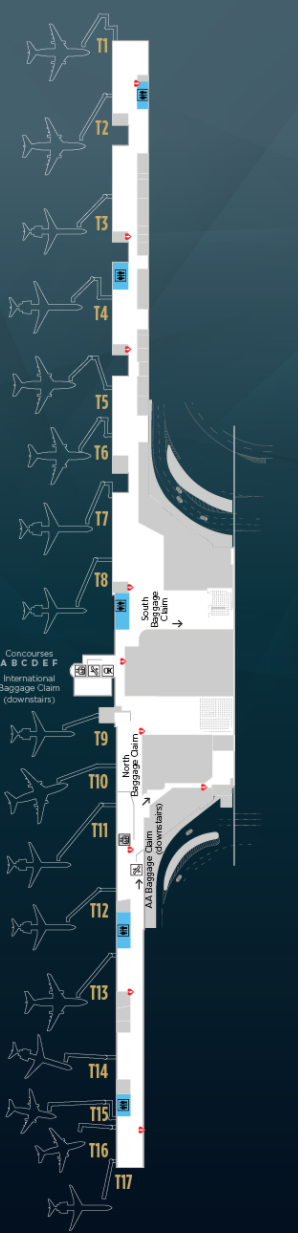
#> input picture app/maps/atl-2.png, 298 x 1233 px
$ python map-graph.py
#> lines starting #> are read from the running program, lines starting #| are printed output that depends on the picture; after the words box and inside, x2 and y2 are one past the last pixel; in counts of white or black regions, pixels touching at a corner belong together
import numpy as np
import cv2
import random
import math

# running virtual environment on windows
###############################################
# virtualenv env
# .\env\Scripts\activate.bat
# python app.py

# read the image file
img = cv2.imread('maps/atl-2.png', 2)
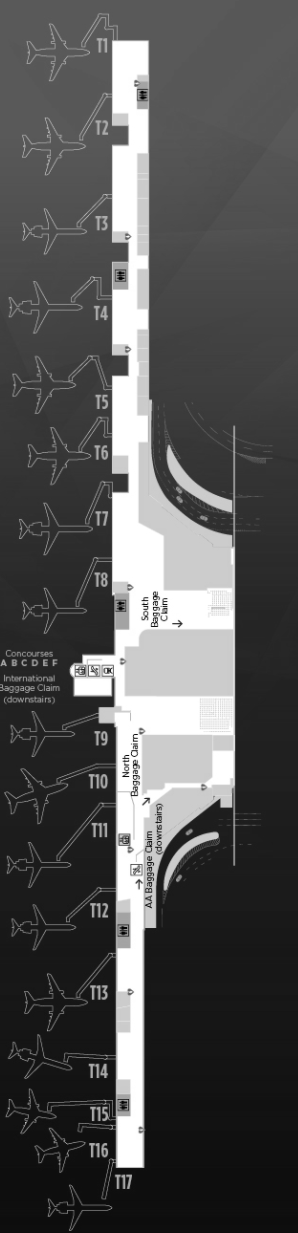
#> img: shape (1233, 298); min 0, max 255, mean 82.9

# convert to binary image
ret, bw_img = cv2.threshold(img, 254, 255, cv2.THRESH_BINARY)
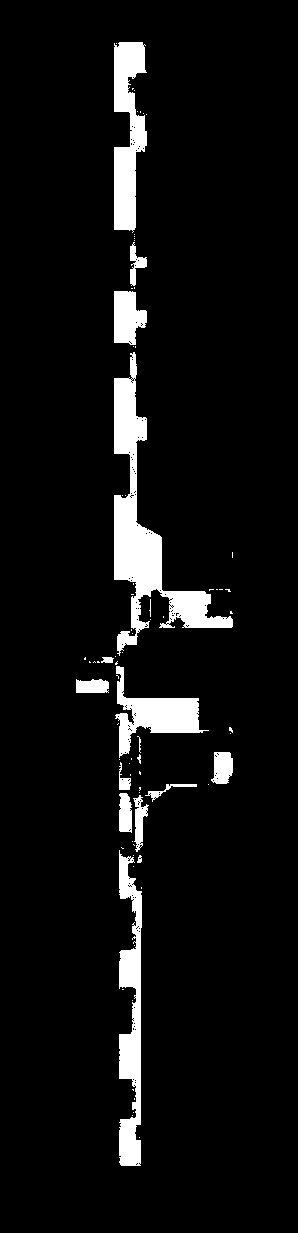
#> bw_img: shape (1233, 298); 6.5% white; 79 white regions (63 under 20 px), largest, box (x1, y1, x2, y2) and area: (114, 352, 233, 656) 8216, (119, 850, 142, 1166) 4346, (114, 42, 147, 233) 4051

# take a random sample of widths
width = 0
for i in range(100):
    index = random.randint(0,len(bw_img)-1)
    first = np.where(bw_img[index]==255)
    if (first[0].size != 0):
        width += first[0][-1] - first[0][0]
#> this loop made 100 passes
#> (index, first, width) on passes 6, 13, 14, 19, 25, 31, 35, 44, 47, 51: (995, ([134, 135, 136, 137, 138, 139, 140],), 148), (1033, ([131, 132, 133, 134, 135, 136, 137, 138, 139, 140],), 435), (285, ([131, 133, 134],), 438), (1090, ([133, 135, 136, 137, 138, 139, 140],), 535), (676, ([118, 121, 122, 123],), 630), (647, ([117, 118, 119, 120, 121, 122, 123],), 795), (906, ([132, 133, 134, 135, 136, 137, 138, 139, 140, 141],), 873), (1010, ([132, 133, 134, 135, 136, 137, 138, 139, 140],), 1024), (666, ([116, 117, 118, 119],), 1096), (454, ([129, 130, 131, 132, 134, 135, 136],), 1159)
#> (index, width) on passes 1, 2, 3, 4, 5, 7: (788, 50), (861, 72), (82, 85), (530, 121), (1047, 142), (829, 171)
#> after the loop, width = 2287

width = math.floor(width / 100)
#> width = 22

# perform dilation (width/2) times
kernel = np.ones((3,3), np.uint8)
img_dilation = cv2.dilate(bw_img, kernel, iterations=width*2)
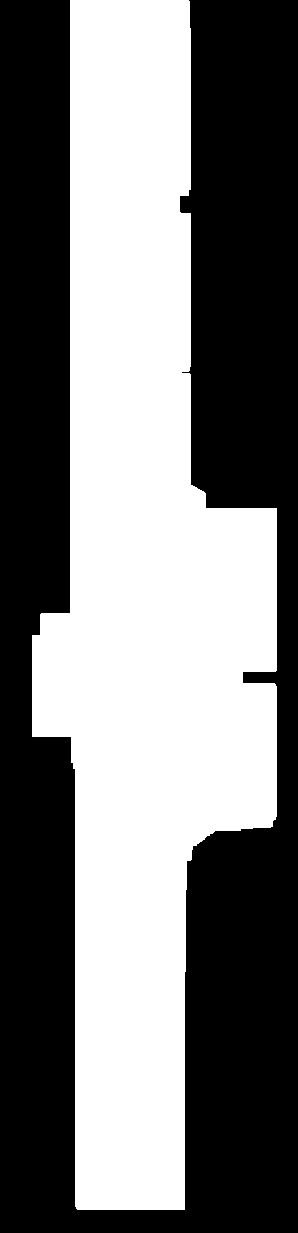
#> img_dilation: shape (1233, 298); 47.4% white; 1 white region, box (x1, y1, x2, y2) and area: (32, 0, 277, 1210) 174289
img_erosion = cv2.erode(img_dilation, kernel, iterations=math.floor(width*2))
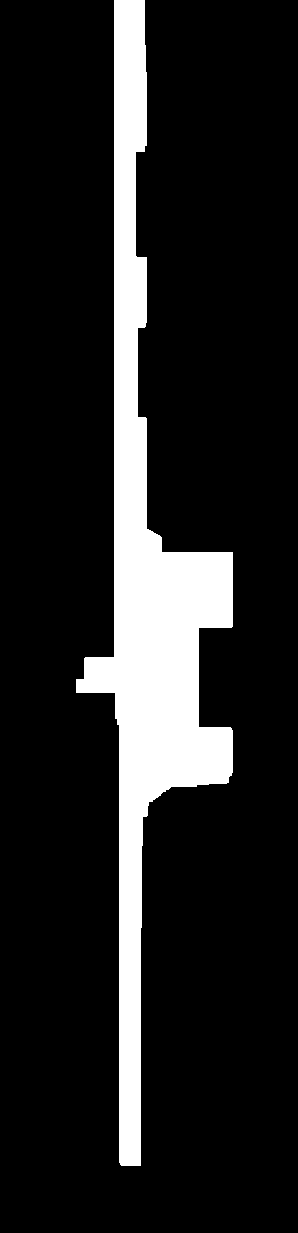
#> img_erosion: shape (1233, 298); 13.8% white; 1 white region, box (x1, y1, x2, y2) and area: (76, 0, 233, 1166) 50605

cv2.imshow('Dilation', img_erosion)
cv2.waitKey(0)
cv2.destroyAllWindows()

$ run again, with app/maps/atl.png copied over app/maps/atl-2.png
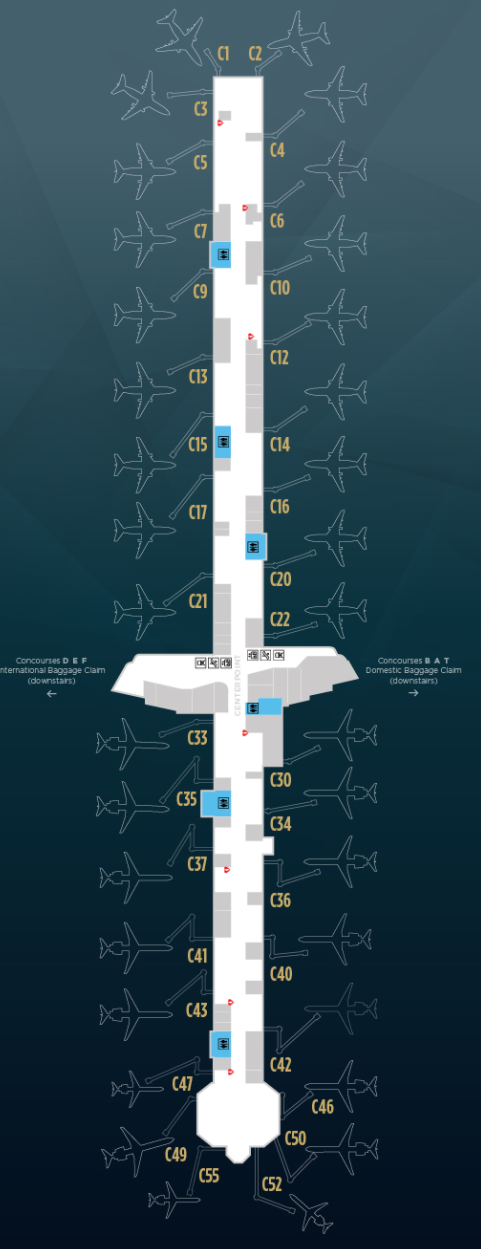
#> input picture app/maps/atl.png, 481 x 1249 px
#> `ret, bw_img = cv2.threshold(img, 254, 255, cv2.THRESH_BINARY)`:
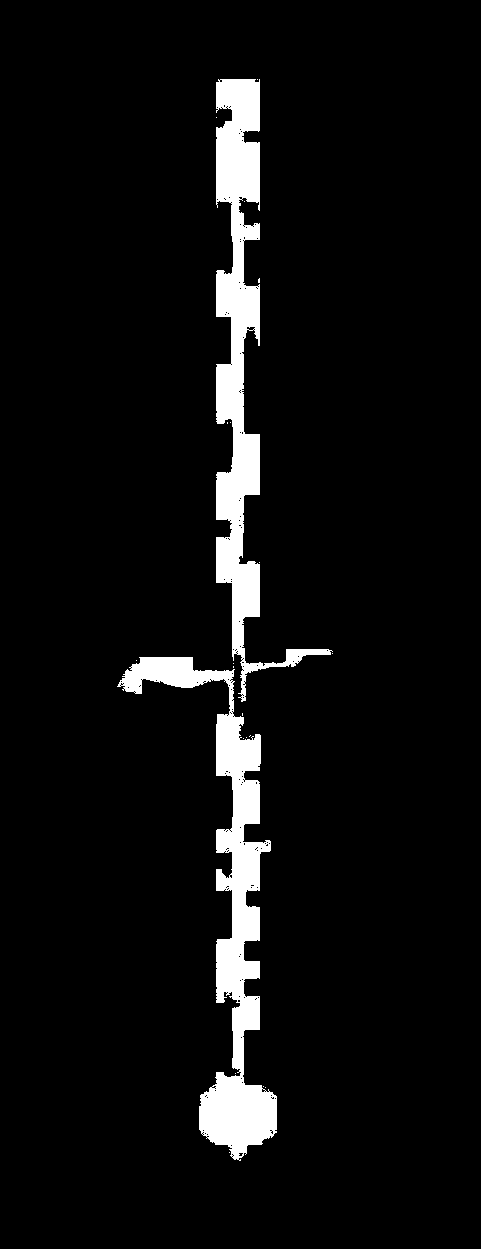
#> bw_img: shape (1249, 481); 5.8% white; 21 white regions (19 under 20 px), largest, box (x1, y1, x2, y2) and area: (117, 657, 277, 1161) 17419, (216, 79, 333, 702) 17151
#> the loop `for i in range(100):` made 100 passes
#> (index, first, width) on passes 5, 8, 13, 28, 31, 59: (1047, ([233, 234, 235, 236, 237, 238, 239, 240, 241, 242, 243],), 119), (621, ([232, 233, 234, 235, 236, 237, 238, 240, 241, 242, 243],), 184), (1033, ([233, 234, 235, 236, 237, 238, 239, 240, 241, 242, 243],), 285), (206, ([217, 231, 232, 233, 234, 235, 236, 237, 238, 258, 259],), 908), (647, ([232, 233, 234, 235, 236, 237, 238, 239, 240, 241],), 986), (1040, ([233, 234, 235, 236, 237, 238, 239, 240, 241, 242, 243],), 2160)
#> after the loop `for i in range(100):`: width = 3610
#> `width = math.floor(width / 100)`: width = 36
#> img_dilation: shape (1249, 481); 44.5% white; 1 white region, box (x1, y1, x2, y2) and area: (45, 7, 405, 1233) 267288
#> `img_erosion = cv2.erode(img_dilation, kernel, iterations=math.floor(wi..`:
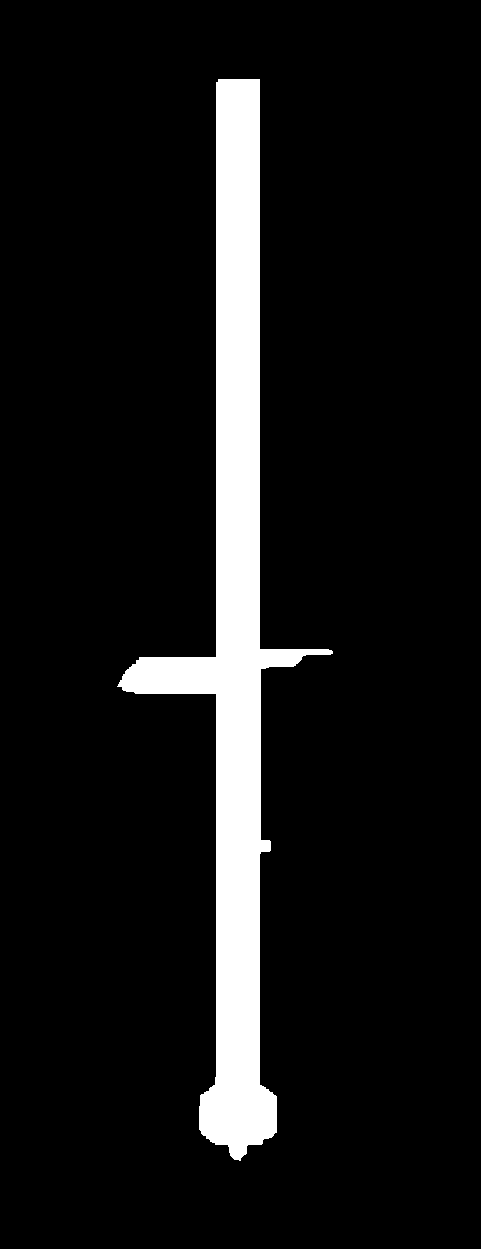
#> img_erosion: shape (1249, 481); 8.9% white; 1 white region, box (x1, y1, x2, y2) and area: (117, 79, 333, 1161) 53304
